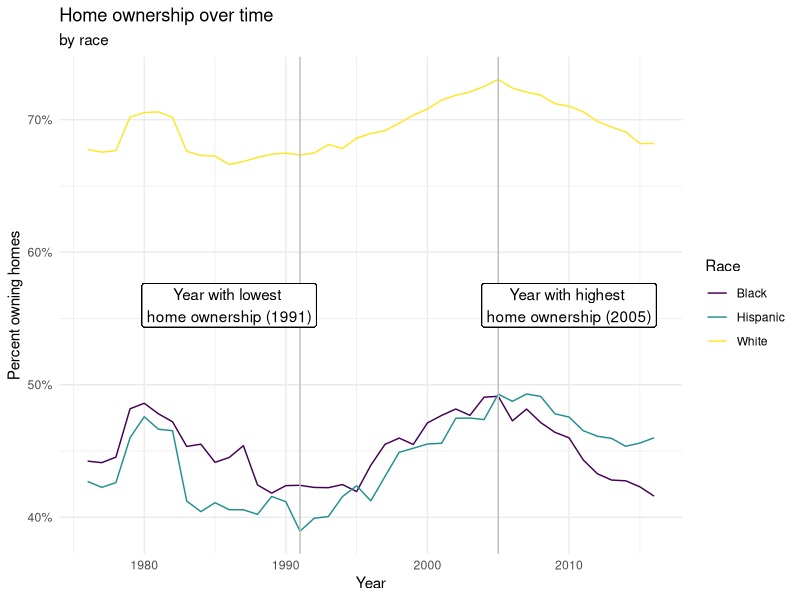

The R source for this figure:
## ---- chunk 1
knitr::opts_chunk$set(echo = TRUE)
## ---- chunk 2
library(tidyverse)
library(viridis)
## ---- chunk 3
income_mean <- read.csv(file = "../data/income_mean.csv")
home_owner <- read_csv(file = "../data/home_owner.csv")
## ---- chunk 4
lowest_year <- home_owner %>%
  group_by(year) %>%
  summarize(mean_pct_unweighted = mean(home_owner_pct)) %>%
  arrange(mean_pct_unweighted) %>%
  slice(1) %>%
  pull(year)
highest_year <- home_owner %>%
  group_by(year) %>%
  summarize(mean_pct_unweighted = mean(home_owner_pct)) %>%
  arrange(desc(mean_pct_unweighted)) %>%
  slice(1) %>%
  pull(year)  
## ---- chunk 5
home_owner %>%
  ggplot(
    aes(x = year, y = home_owner_pct, color = race)
  ) +
  geom_line() +
  geom_vline(aes(xintercept = lowest_year), color = "grey") +
  geom_vline(aes(xintercept = highest_year), color = "grey") +
  geom_label(x = lowest_year - 5, y = 0.56, 
            label = paste0("Year with lowest \nhome ownership (", lowest_year, ")"), 
            color = "black") +
    geom_label(x = highest_year + 5, y = 0.56, 
            label = paste0("Year with highest \nhome ownership (", highest_year, ")"), 
            color = "black") +
  scale_color_viridis_d() +
  labs(
    x = "Year",
    y = "Percent owning homes",
    color = "Race",
    title = "Home ownership over time",
    subtitle = "by race"
  ) +
  theme_minimal() +
  scale_y_continuous(labels = scales::percent_format(scale = 100))
## ---- chunk 6

